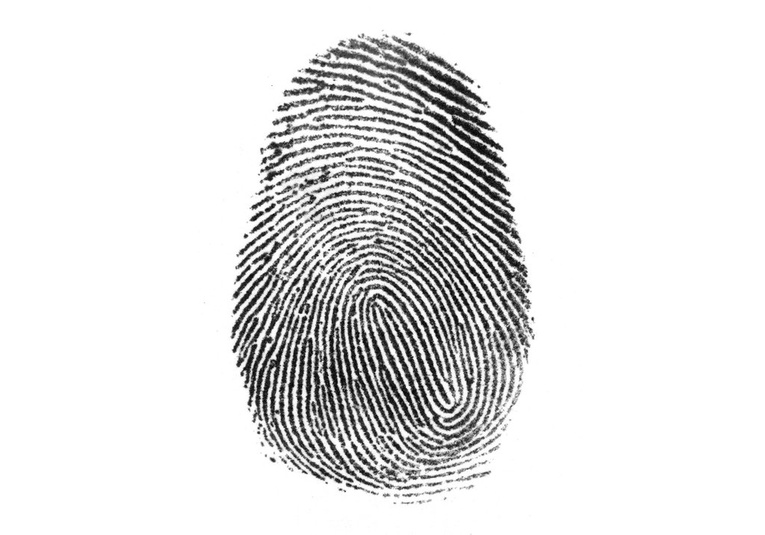
#> input picture img/fingor.jpg, 765 x 535 px, shrunk from 1024 x 716 before the run; its folder holds 5 pictures in this run
$ python ponderada.py
#> lines starting #> are read from the running program, lines starting #| are printed output that depends on the picture
import matplotlib.pyplot as plt
import cv2

class Image:
    def __init__(self, filename):
#> called with filename = 'fingor.jpg'
        self.fileName = filename
        self.img = cv2.imread(f"img/{filename}")
#> self.img is the input picture: shape (535, 765, 3); min 0, max 255, mean 226.9
        self.img = cv2.cvtColor(self.img, cv2.COLOR_BGR2GRAY)
#> self.img: shape (535, 765)
        self.xSize = self.img.shape[1]
#> self.xSize = 765
        self.ySize = self.img.shape[0]
#> self.ySize = 535
        self.transform = Transform(self.img, self.xSize, self.ySize)

    def showSelf(self, title = "", pos = 111, effect = None):
        image = plt.subplot(pos)
        image.set_title(title)
        image.set_yticks([]), image.set_xticks([])
        image.imshow(cv2.cvtColor(self.img, cv2.COLOR_BGR2RGB), cmap = effect)

class Transform:
    def __init__(self, img, xSize, ySize):
#> called with xSize = 765, ySize = 535
        print("")
        self.img = img
        self.y = ySize
#> self.y = 535
        self.x = xSize
#> self.x = 765
    def media(self, min, max):
#> called with min = 255, max = 0
        for y in range(2, self.y - 2, 1):
            for x in range(2, self.x - 2, 1):
                if self.img[y, x] > max or self.img[y, x] < min:
                    temp = int( int(self.img[y - 1, x - 1])    *1    +
                                int(self.img[y - 1, x])        *2    +
                                int(self.img[y - 1, x + 1])    *1    +
                                int(self.img[y, x - 1])        *2    +
                                int(self.img[y, x])            *4    +
                                int(self.img[y, x + 1])        *2    +
                                int(self.img[y + 1, x - 1])    *1    +
                                int(self.img[y + 1, x])        *2    +
                                int(self.img[y + 1, x + 1])    *1    / 16)
                    self.img[y, x] = temp
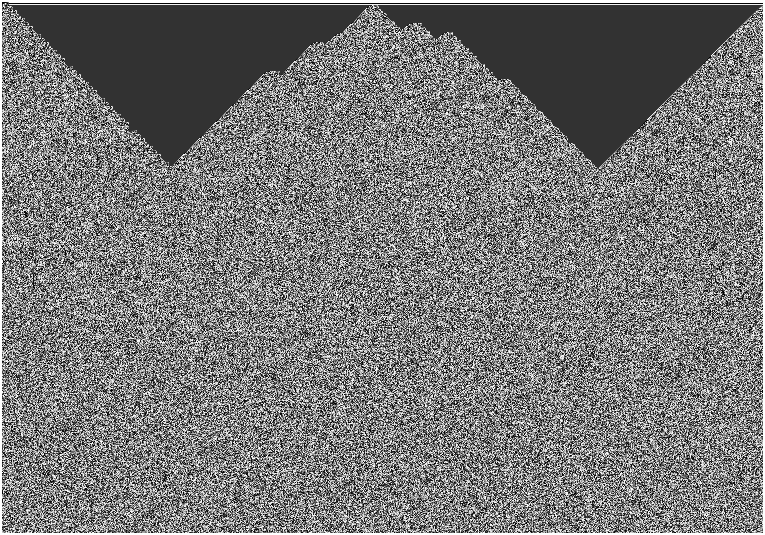
#> self.img: shape (535, 765); min 0, max 255, mean 118.6
        #Image.showSelf(f"Transform 9: Min: {min}, Max: {max}")

minMax = [255, 0]
img = Image("fingor.jpg")
#--show original--
img.showSelf("Original Image", 121)
img.transform.media(255, 0)
img.showSelf("Media9 Image", 122)

plt.show()
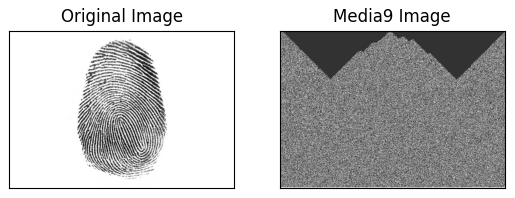
#> figure drawn by matplotlib, 2 panels
